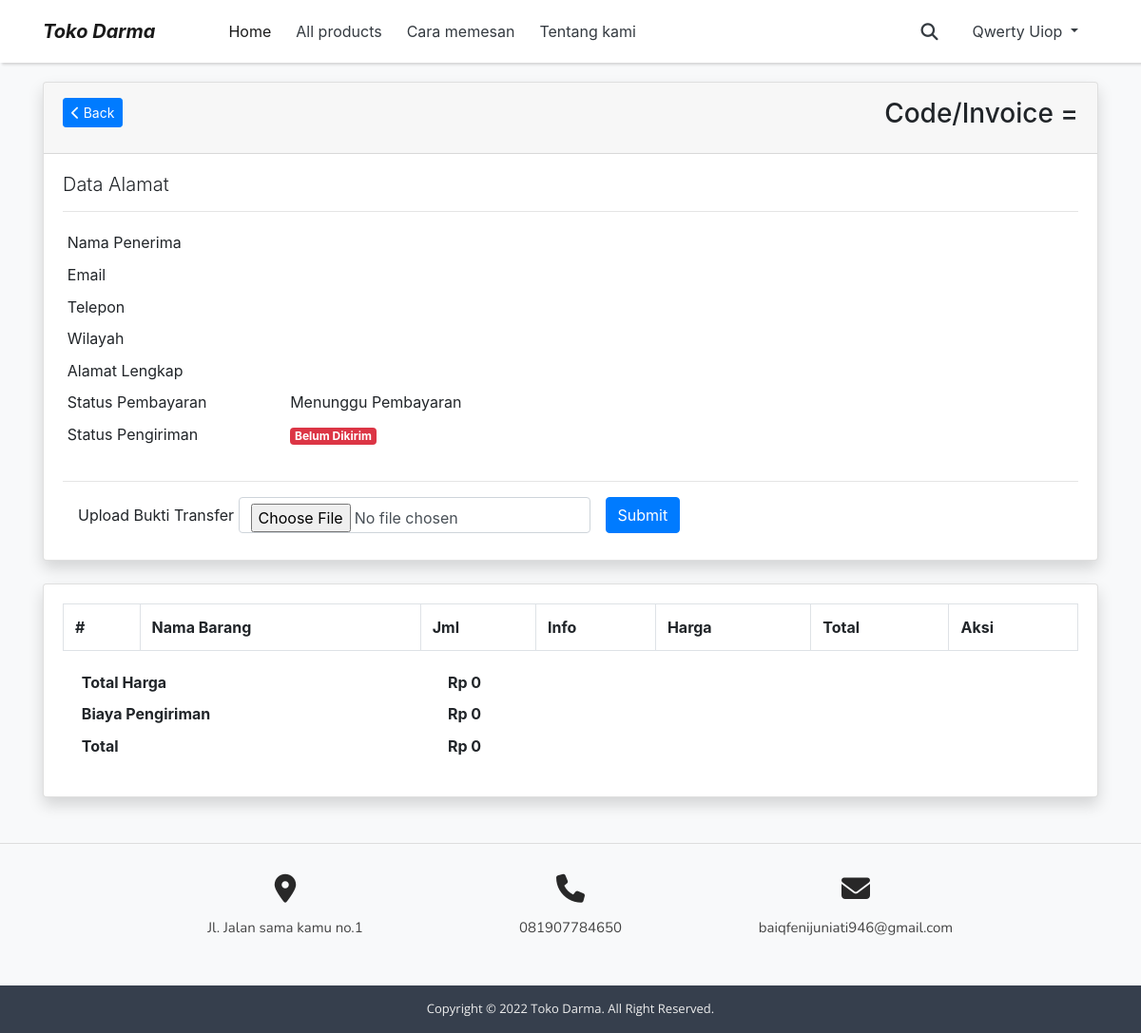
Before: /index.php?page=history&invoice=435671 (signed in) with the older database file.
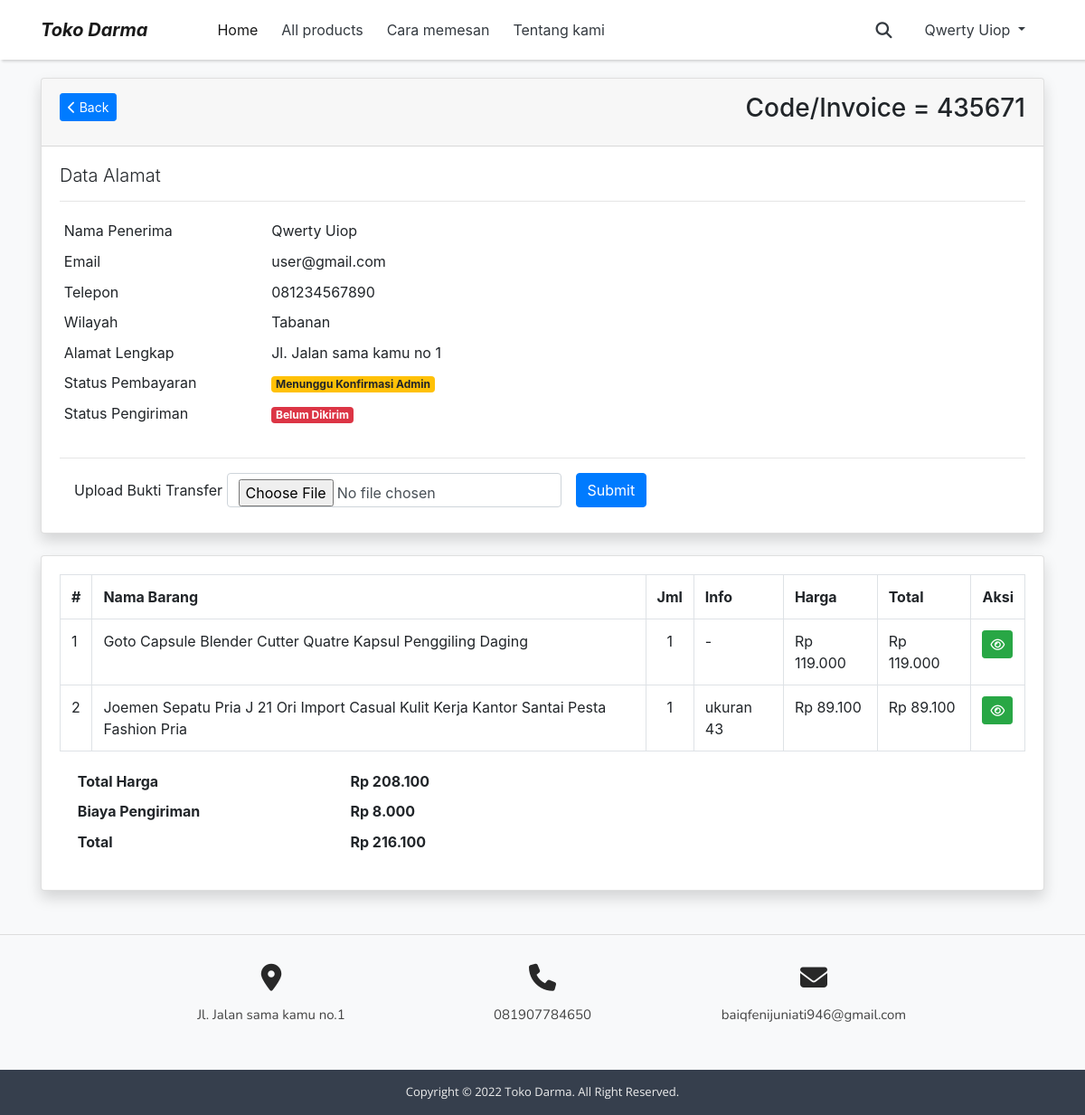
After: the same page with the newer database file.
### tables this page shows
CREATE TABLE `settings` (
  `id` int(11) NOT NULL,
  `promo` int(11) NOT NULL,
  `promo_time` varchar(40) NOT NULL,
  `short_desc` text NOT NULL,
  `address` varchar(100) NOT NULL,
  `logo` varchar(30) NOT NULL,
  `favicon` varchar(30) NOT NULL
);

CREATE TABLE `general` (
  `id` int(11) NOT NULL,
  `app_name` varchar(50) NOT NULL,
  `slogan` varchar(150) NOT NULL,
  `navbar_color` varchar(10) NOT NULL,
  `host_mail` varchar(50) NOT NULL,
  `port_mail` varchar(5) NOT NULL,
  `crypto_mail` varchar(10) NOT NULL,
  `account_mail` varchar(50) NOT NULL,
  `pass_mail` varchar(150) NOT NULL,
  `whatsapp` varchar(20) NOT NULL,
  `whatsappv2` varchar(20) NOT NULL,
  `email_contact` varchar(50) NOT NULL
);

CREATE TABLE `invoice` (
  `id` int(11) NOT NULL,
  `invoice_code` varchar(10) NOT NULL,
  `name` varchar(50) NOT NULL,
  `email` varchar(50) NOT NULL,
  `telp` varchar(20) NOT NULL,
  `region` int(11) NOT NULL,
  `address` text NOT NULL,
  `ongkir` varchar(10) NOT NULL,
  `total_price` int(11) NOT NULL,
  `total_all` int(11) NOT NULL,
  `date_input` datetime NOT NULL,
  `status_payment` int(1) NOT NULL,
  `status_delivery` int(1) NOT NULL,
  `bukti_transfer` varchar(100) NOT NULL
);

CREATE TABLE `region` (
  `id` int(11) NOT NULL,
  `region` varchar(100) NOT NULL,
  `price` int(11) NOT NULL
);

CREATE TABLE `transaction` (
  `id` int(11) NOT NULL,
  `id_invoice` int(11) NOT NULL,
  `product_name` varchar(100) NOT NULL,
  `price` int(11) NOT NULL,
  `qty` int(11) NOT NULL,
  `link` varchar(100) NOT NULL,
  `ket` varchar(200) NOT NULL
);

### index.php (called while the page is built, shortened)
<?php
require_once 'routes.php';
require_once 'include/cfg.php';
require_once 'include/func.php';
include "module/templates/index.php";

### routes.php (called while the page is built, shortened)
<?php
if(isset($_GET['page'])){
    $url = $_GET['page'];
    if($url == "about"){
        $page = "module/pages/about.php";
        $css  = 'page.css';
        $responsive = '';
    }else if($url == "cara_pemesanan"){
        $page = "module/pages/cara_pemesanan.php";
        $css  = 'page.css';
        $responsive = '';
    }else if($url == "rekening"){
        $page = "module/pages/norekening.php";
        $css  = 'page.css';
        $responsive = '';
    }else if($url == "cart"){
        $page = "module/pages/cart.php";
        $css  = 'cart.css';
        $responsive = '';
    }else if($url == "products"){
        $page = "module/pages/products.php";
        $css = 'products.css';
        $responsive = 'product-responsive.css';
    }else if($url == "payment"){
        $page = "module/pages/payment.php";
        $css = 'payment.css';
        $responsive = '';
    }else if($url == "history"){
        $css = 'page.css';
        $responsive = '';
    }
}

### include/func.php (called while the page is built, shortened)
<?php
function string2Number($cString){
    return str_replace(",","",$cString) ;
}
function number2String($nNumber,$nDecimals=0){
    $nNumber = floatval(string2Number($nNumber)) ;
    return number_format($nNumber,$nDecimals,",",".") ;
}

### module/pages/history.php (the view, shortened to what this page needs)
<?php
if(isset($_GET['invoice']) && $_GET['invoice'] <> ""){
    $cInvoice = $_GET['invoice'];
    $dbData = mysqli_query($db,"select * from invoice where invoice_code='$cInvoice'");
    $vaInvoice = mysqli_fetch_array($dbData);
    $dbRegion = mysqli_query($db,"select * from region where id='{$vaInvoice['region']}'");
    $vaRegion = mysqli_fetch_array($dbRegion);
?>
<div class="container" style="margin-top:20px;">
	<div class="card shadow mb-4">
		<div class="card-header py-3">
            <a href="?page=history" class="btn btn-sm btn-primary"><i class="fa fa-chevron-left"></i> Back</a>
            <h1 class="h3 mb-2 text-gray-800 mb-2" style="float:right">Code/Invoice = <?= $vaInvoice['invoice_code']; ?></h1>
		</div>
		<div class="card-body">
            <h3 class="lead"> Data Alamat</h3>
            <hr>
            <div class="row">
                <div class="col-md-6">
                    <table class="table table-sm table-borderless">
                        <tr>
                            <td>Nama Penerima</td>
                            <td><?= $vaInvoice['name']; ?></td>
                        </tr>
                        <tr>
                            <td>Email</td>
                            <td><?= $vaInvoice['email']; ?></td>
                        </tr>
                        <tr>
                            <td>Telepon</td>
                            <td><?= $vaInvoice['telp']; ?></td>
                        </tr>
                        <tr>
                            <td>Wilayah</td>
                            <td><?= $vaRegion['region']; ?></td>
                        </tr>
                        <tr>
                            <td>Alamat Lengkap</td>
                            <td><?= $vaInvoice['address']; ?></td>
                        </tr>
                        <tr>
                            <td>Status Pembayaran</td>
                            <?php if($vaInvoice['status_payment'] == 1){ ?>
                                <td><span class="badge badge-success">Lunas</span></td>
                            <?php
                                }else{
                                    if($vaInvoice['bukti_transfer'] <> ""){
                            ?>
								<td><span class="badge badge-warning">Menunggu Konfirmasi Admin</span></td>
                            <?php
                                    }else{
                            ?>
								<td>Menunggu Pembayaran</td>
                            <?php
                                    }
                                }
                            ?>
                        </tr>
                        <tr>
                            <td>Status Pengiriman</td>
                            <?php if($vaInvoice['status_delivery'] == 2){ ?>
                                <td><span class="badge badge-success">Dikirim</span></td>
                            <?php
                                }else if($vaInvoice['status_delivery'] == 1){
                            ?>
                                <td><span class="badge badge-warning">Dikemas</span></td>
                            <?php
                                }else{ ?>
                                <td><span class="badge badge-danger">Belum Dikirim</span></td>
                            <?php } ?>
                        </tr>
                    </table>
                </div>
            </div>
            <hr>
            <?php
            if(!$vaInvoice['status_payment']){
            ?>
            <form class="form-inline" action="?page=history&action=upload_file" method="post" enctype="multipart/form-data">
                <div class="form-group mx-sm-3 mb-2">
                    <label for="inputPassword2" class="">Upload Bukti Transfer&nbsp;</label>
                    <input type="file" class="form-control" name="cBuktiTransfer">
                </div>
                <button type="submit" class="btn btn-primary mb-2">Submit</button>
            </form>
            <?php
            }
            ?>
		</div>
	</div>
    <div class="card shadow mb-5">
        <div class="card-body">
            <table class="table table-bordered">
                <tr>
                    <th>#</th>
                    <th>Nama Barang</th>
                    <th>Jml</th>
                    <th>Info</th>
                    <th>Harga</th>
                    <th>Total</th>
                    <th>Aksi</th>
                <?php
                $no=1;
                $dbOrder = mysqli_query($db,"select * from transaction where id_invoice='$cInvoice'");
                while($data = mysqli_fetch_array($dbOrder)){ ?>
                </tr>
                    <td><?= $no; ?></td>
                    <td><?= $data['product_name']; ?></td>
                    <td class="text-center"><?= $data['qty']; ?></td>
                    <?php if($data['ket'] == ""){ ?>
                        <td>-</td>
                    <?php }else{ ?>
                        <td><?= $data['ket']; ?></td>
                    <?php } ?>
                    <td>Rp <?= number2String($data['price']); ?></td>
                    <?php $total = $data['price'] * $data['qty']; ?>
                    <td>Rp <?= number2String($total); ?></td>
                    <td>
                        <a href="index.php?p=<?= $data['link']; ?>" target="_blank" class="btn btn-sm btn-success"><i class="fa fa-eye"></i></a>
                    </td>
                <tr>
                <?php
                    $no++;
                    }
                ?>
                </tr>
            </table>
            <div class="col-md-6">
                <table class="table table-borderless table-sm">
                    <tr>
                        <th>Total Harga</th>
                        <th>Rp <?= number2String($vaInvoice['total_price']); ?></script></th>
                    </tr>
                    <tr>
                        <th>Biaya Pengiriman</th>
                        <th>Rp <?= number2String($vaInvoice['ongkir']); ?></th>
                    </tr>
                    <tr>
                        <th>Total</th>
                        <th>Rp <?= number2String($vaInvoice['total_all']); ?></th>
                    </tr>
                </table>
            </div>
        </div>
    </div>
</div>
<?php
}
?>

### module/templates/index.php (shortened to what this page needs)
<?php
    $dbSettings    = mysqli_query($db,"select * from settings");
    $vaSettings    = mysqli_fetch_array($dbSettings);
    $dbGeneral     = mysqli_query($db,"select * from general");
    $vaGeneral     = mysqli_fetch_array($dbGeneral);
?>
<!doctype html>
<html lang="en">
  <head>
    <link rel="stylesheet" href="https://stackpath.bootstrapcdn.com/bootstrap/4.4.1/css/bootstrap.min.css">
    <link rel="stylesheet" href="assets/css/fonts.css">
    <link rel="stylesheet" type="text/css" href="assets/css/app.css">
    <link rel="stylesheet" type="text/css" href="assets/css/app-responsive.css">
    <link rel="stylesheet" type="text/css" href="assets/css/<?= $css?>">
    <link rel="stylesheet" type="text/css" href="assets/css/<?= $responsive?>">
    <link rel="stylesheet" href="assets/icofont/icofont.min.css">
    <link rel="stylesheet" type="text/css" href="//cdn.jsdelivr.net/npm/slick-carousel@1.8.1/slick/slick.css"/>
    <link rel="stylesheet" href="assets/select2-4.0.6-rc.1/dist/css/select2.min.css">
    <link rel="stylesheet" href="assets/lightbox2-2.11.1/dist/css/lightbox.css">
  </head>
  <body style="background-color: #f8f9fa !important;">
  <nav class="navbar fixed-top navbar-expand-lg navbar-light bg-light" style="background-color:#fff!important;box-shadow: rgba(0, 0, 0, 0.15) 1.95px 1.95px 2.6px;">
  <div class="container">
    <a class="navbar-brand mr-5" href="index.php" style="font-weight: 700;font-style: italic;">
      Toko Darma
    </a>
    <div class="collapse navbar-collapse ml-3" id="navbarSupportedContent">
      <ul class="navbar-nav mr-auto">
        <li class="nav-item active">
          <a class="nav-link" href="index.php">Home</a>
        </li>
        <li class="nav-item">
          <a class="nav-link text-dark" href="?page=products">All products</a>
        </li>
        <li class="nav-item">
          <a class="nav-link text-dark" href="?page=cara_pemesanan">Cara memesan</a>
        </li>
        <li class="nav-item">
          <a class="nav-link text-dark" href="?page=about">Tentang kami</a>
        </li>
      </ul>
      <i class="fa text-dark icon-search-navbar desktop-search fa-search"></i>
      <br>
      <?php
        if(isset($_SESSION['name'])){
      ?>
      <li class="dropdown" style="margin-top:-20px;margin-left:-10px;">
          <a class="nav-link text-dark dropdown-toggle" href="#" id="navbarDropdown" role="button" data-toggle="dropdown" aria-haspopup="true" aria-expanded="false">
          <?= $_SESSION['name']?>
          </a>
        </li>
      <?php
        }else{
      ?>
      <a class="nav-link text-dark" href="login.php">Login</a>
      <a class="nav-link text-dark" href="register.php">Daftar</a>
      <?php
        }
      ?>
      <br>
      <br>
    </div>
  </div>
</nav>
<div class="top-nav"></div>
<div class="top-nav"></div>
       <?php include $page; ?>
     <footer>
        <div class="contact">
            <div class="main">
                <div class="item">
                    <i class="fa fa-map-marker-alt"></i>
                    <p><?=$vaSettings['address']?></p>
                </div>
                <div class="item">
                    <i class="fa fa-phone"></i>
                    <p><?=$vaGeneral['whatsapp']?></p>
                </div>
                <div class="item">
                    <i class="fa fa-envelope"></i>
                    <p><?=$vaGeneral['email_contact']?></p>
                </div>
            </div>
        </div>
        <div class="copyright" style="background-color: #363f4d">
            <p class="mb-0">Copyright &copy; <span id="footer-cr-years"></span> <?= $vaGeneral['app_name'];?>. All Right Reserved.</p>
        </div>
        </footer>
</html>

### assets/css/app.css (style rules this page uses)
nav li { margin: 5px; color: white; }
div.top-nav { height: 33px; }
i.icon-search-navbar { cursor: pointer; position: relative; top: 1px; font-size: 18px; margin-right: 30px; }
footer { height: auto; width: 100%; }
footer div.contact { border-top: 1px solid #ddd; height: 150px; width: 100%; }
footer div.contact div.main { display: flex; flex-direction: row; height: 100%; justify-content: space-around; margin: auto; position: relative; width: 1200px; }
footer div.contact div.main div.item { display: flex; flex-direction: column; justify-content: center; height: 100%; width: 300px; }
footer div.contact div.main div.item i { color: #00b290; font-size: 30px; text-align: center; }
footer div.contact div.main div.item p { color: #444; font-family: "Nunito"; font-size: 15px; margin-top: 15px; text-align: center; }
footer div.copyright { background-color: #363f4d; box-sizing: border-box; display: flex; flex-direction: column; height: 50px; justify-content: center; padding: 0 20px; position: relative; width: 100%; }
footer div.copyright p { color: #eee; font-family: "Open Sans"; font-size: 13px; position: absolute; left: 50%; transform: translate(-50%, 0); text-align: center; }

### assets/css/app-responsive.css (style rules this page uses)
@media screen and (max-width: 1250px) { footer div.contact div.main { width: 900px; } }

### assets/css/page.css (style rules this page uses)
body { background-color: #f8f9fa !important; }

### module/templates/index.php (style rules this page uses)
footer div.contact div.main div.item i { color: #282828; }

Changed rows visible on the page:
added invoice: invoice_code "435671", name "Qwerty Uiop", email "user@gmail.com", telp "081234567890", address "Jl. Jalan sama kamu no 1", total_price "208.100", ongkir "8.000", total_all "216.100"
now on this page (row unchanged): region: region "Tabanan"
added transaction: product_name "Goto Capsule Blender Cutter Quatre Kapsul Penggiling Daging", qty "1", price "119.000", number2String($total) "119.000"
added transaction: product_name "Joemen Sepatu Pria J 21 Ori Import Casual Kulit Kerja Kantor Santai Pesta Fashion Pria", qty "1", ket "ukuran 43", price "89.100", number2String($total) "89.100"
Other visible differences:
number2String($vaInvoice['total_price']): "0" → (not shown)
number2String($vaInvoice['ongkir']): "0" → (not shown)
number2String($vaInvoice['total_all']): "0" → (not shown)
text no longer shown: "Menunggu Pembayaran"
text now shown: "Menunggu Konfirmasi Admin"
